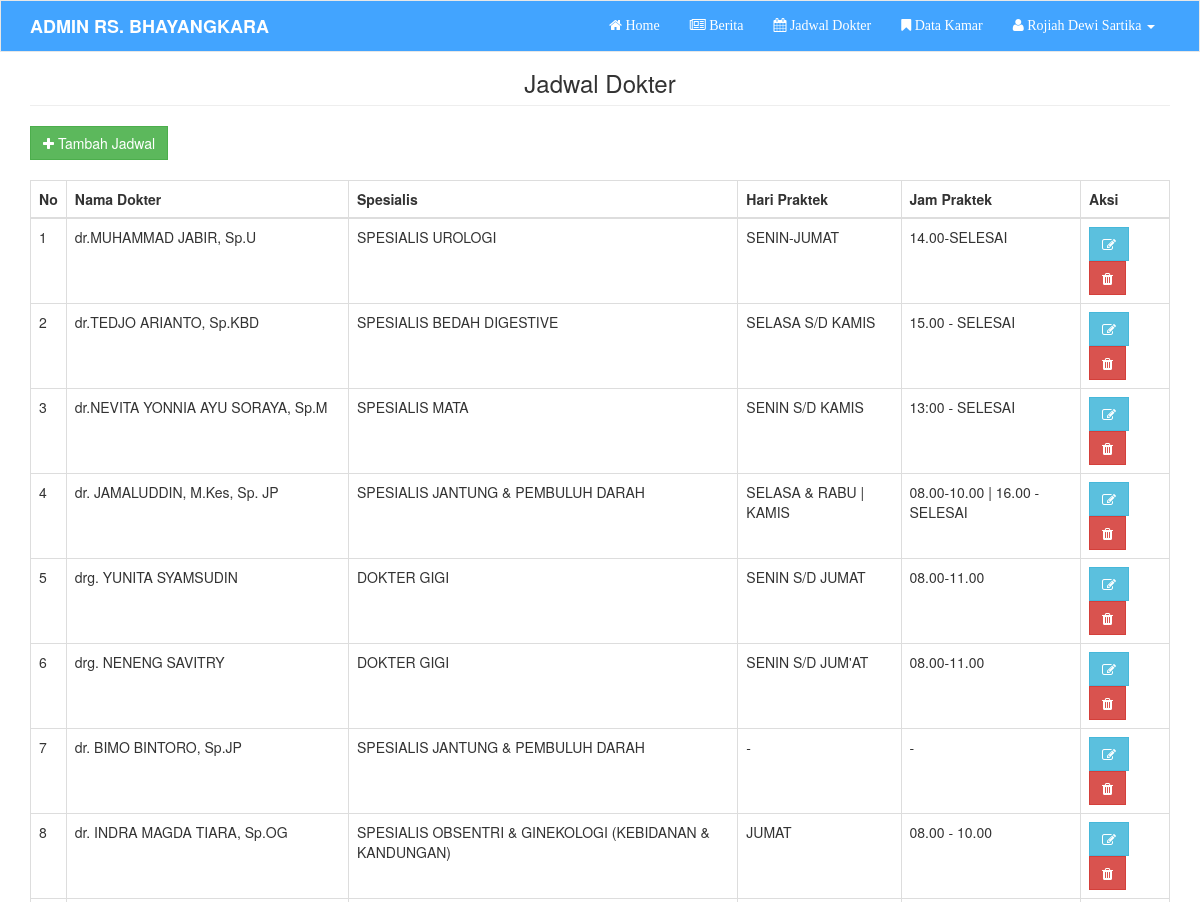
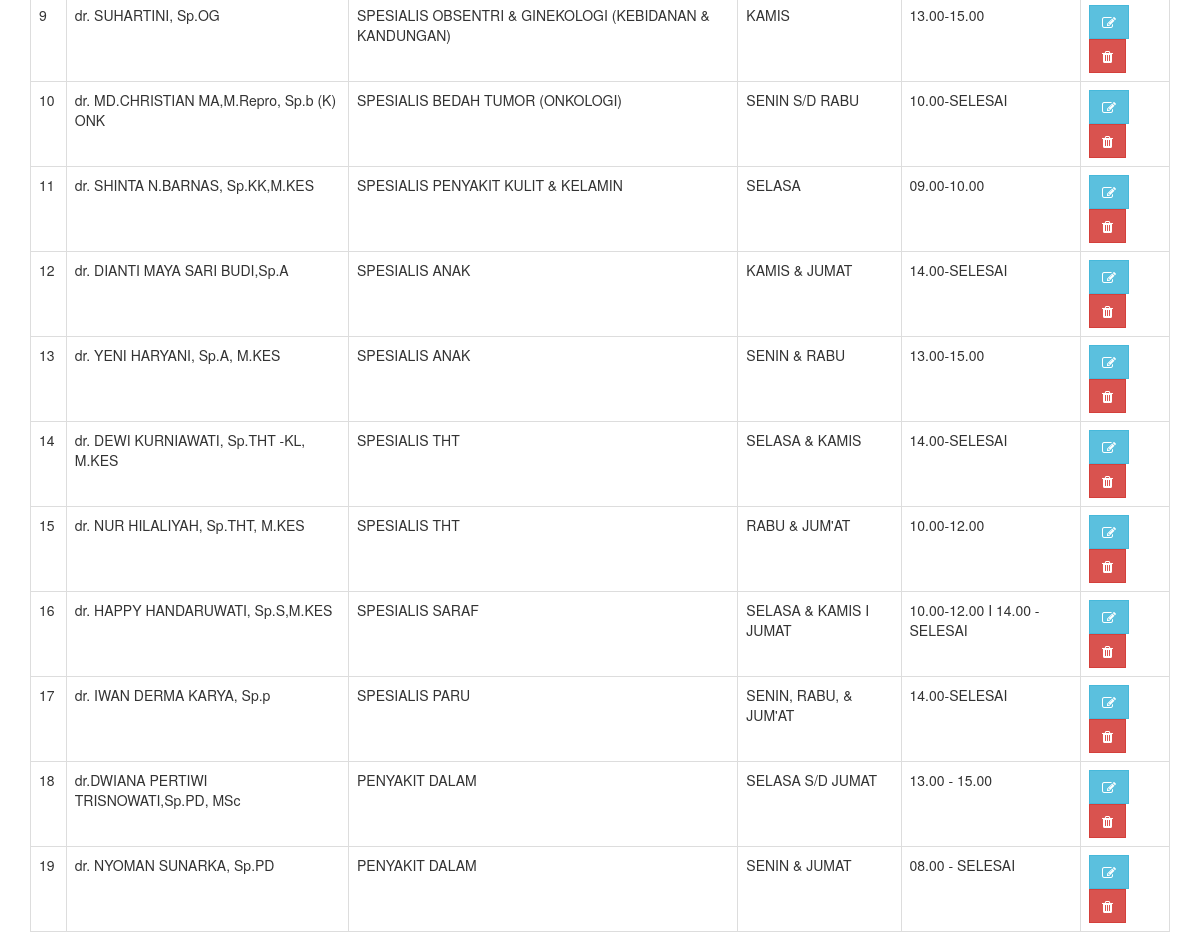
The page /admin/admin.php?hal=jadwal (signed in) on the database its author committed (2 pictures, top to bottom).
### tables this page shows
CREATE TABLE `jadwal_dokter` (
  `id_jadwal` int(10) NOT NULL,
  `nama_dokter` text NOT NULL,
  `spesialis` text NOT NULL,
  `hari_praktek` text NOT NULL,
  `jam_praktek` text NOT NULL
);

### admin/konten/jadwal.php (the view, shortened to what this page needs)
<div>
  <h3 class="page-header" align="center" style="margin-top:-2px;">Jadwal Dokter</h3>
  <a href="" data-toggle="modal" data-target="#modalku" class="btn btn-success" ><i class="fa fa-plus"></i> Tambah Jadwal</a>
  <div style="margin-top:20px;">
   <table class="table table-hover table-bordered" id="example">
  	<thead>
  	   <th>No</th>
  	   <th>Nama Dokter</th>
  	   <th>Spesialis</th>
  	   <th>Hari Praktek</th>
  	   <th>Jam Praktek</th>
  	   <th>Aksi</th>
  	</thead>
  	<tbody>
  	   <?php
  	   	 $s = $mysqli->query("SELECT * FROM jadwal_dokter ORDER BY id_jadwal DESC");
  	   	 $no = 1;
  	   	 while ($rs = $s->fetch_array()) {
  	   ?>
  	   <tr>
  	   	 <td><?php echo $no ?></td>
  	   	 <td><?php echo $rs['nama_dokter'] ?></td>
         <td><?php echo $rs['spesialis'] ?></td>
         <td><?php echo $rs['hari_praktek'] ?></td>
  	   	 <td><?php echo $rs['jam_praktek'] ?></td>
  	   	 <td>
  	   	   <a href="" data-toggle="modal" data-target="#edit_jadwal" onclick="edit_jadwal(<?php echo $rs['id_jadwal'] ?>)" class="btn btn-info"><i class="fa fa-edit"></i></a>
  	   	   <a href="?hal=jadwal&x=<?php echo $rs['id_jadwal'] ?>" onclick="return confirm('Hapus Data Jadwal ??')" class="btn btn-danger"><i class="fa fa-trash"></i></a>
  	   	 </td>
  	   </tr>
  	   <?php
  	       $no++;
  	   	 }
  	   ?>
  	</tbody>
   </table>
  </div>
</div>

### admin/admin.php (shortened to what this page needs)
<?php
	include "../koneksi.php";
	if (isset($_SESSION['admin_bhayangkara'])) {
		$id = base64_decode(base64_decode($_SESSION['admin_bhayangkara']));
		$a = $mysqli->query("SELECT * FROM admin WHERE id_admin = '$id' ");
		$row = $a->fetch_array();
	} else {
		die();
	}
?>
<!DOCTYPE html>
<html>
<head>
	<link rel="stylesheet" type="text/css" href="bootstrap/css/bootstrap.css">
	<link rel="stylesheet" type="text/css" href="bootstrap/font-awesome/css/font-awesome.css">
</head>
<body>
	<nav class="navbar navbar-default" style="border-radius:0px; background-color:#42a4ff;">
	  <div class="container">
	    <div class="navbar-header">
	      <a class="navbar-brand" href="#" style="color:#fff; font-weight:bold;">ADMIN RS. BHAYANGKARA</a>
	    </div>
	    <div class="collapse navbar-collapse" id="bs-example-navbar-collapse-1">
	      <ul class="nav navbar-nav navbar-right">
	        <li><a href="admin.php"><i class="fa fa-home"></i> Home</a></li>
	        <li><a href="?hal=berita"><i class="fa fa-newspaper-o"></i> Berita</a></li>
	        <li><a href="?hal=jadwal"><i class="fa fa-calendar"></i> Jadwal Dokter</a></li>
	        <li><a href="?hal=kamar"><i class="fa fa-bookmark"></i> Data Kamar</a></li>
	        <li class="dropdown">
	          <a href="#" class="dropdown-toggle" data-toggle="dropdown" role="button" aria-haspopup="true" aria-expanded="false"><i class="fa fa-user"></i> <?php echo $row['nama'] ?> <span class="caret"></span></a>
	        </li>
	      </ul>
	    </div>
	  </div>
	</nav>
	<div class="container">
	  <?php include "konten.php"; ?>
	</div>
</body>
</html>

### admin/konten.php (shortened to what this page needs)
<?php
  if (isset($_GET['hal'])) {
  	 $page = $_GET['hal'];
  } else {
  	 $page = null;
  }
  switch ($page) {
    case 'jadwal':
      include "konten/jadwal.php";
    break;
   }
?>

### admin/admin.php (style rules this page uses)
.navbar > .container > .collapse > .nav > li > a { color:#fff; font-family: Times New Roman; }
.btn { border-radius: 0px; }

### rows shown on the page
jadwal_dokter: nama_dokter "dr.MUHAMMAD JABIR, Sp.U", spesialis "SPESIALIS UROLOGI", hari_praktek "SENIN-JUMAT", jam_praktek "14.00-SELESAI"
jadwal_dokter: nama_dokter "dr.TEDJO ARIANTO, Sp.KBD", spesialis "SPESIALIS BEDAH DIGESTIVE", hari_praktek "SELASA S/D KAMIS", jam_praktek "15.00 - SELESAI"
jadwal_dokter: nama_dokter "dr.NEVITA YONNIA AYU SORAYA, Sp.M", spesialis "SPESIALIS MATA", hari_praktek "SENIN S/D KAMIS", jam_praktek "13:00 - SELESAI"
jadwal_dokter: nama_dokter "dr. JAMALUDDIN, M.Kes, Sp. JP", spesialis "SPESIALIS JANTUNG & PEMBULUH DARAH", hari_praktek "SELASA & RABU | KAMIS", jam_praktek "08.00-10.00 | 16.00 - SELESAI"
jadwal_dokter: nama_dokter "drg. YUNITA SYAMSUDIN", spesialis "DOKTER GIGI", hari_praktek "SENIN S/D JUMAT", jam_praktek "08.00-11.00"
jadwal_dokter: nama_dokter "drg. NENENG SAVITRY", spesialis "DOKTER GIGI", hari_praktek "SENIN S/D JUM'AT", jam_praktek "08.00-11.00"
jadwal_dokter: nama_dokter "dr. BIMO BINTORO, Sp.JP", spesialis "SPESIALIS JANTUNG & PEMBULUH DARAH", hari_praktek "-", jam_praktek "-"
jadwal_dokter: nama_dokter "dr. INDRA MAGDA TIARA, Sp.OG", spesialis "SPESIALIS OBSENTRI & GINEKOLOGI (KEBIDANAN & KANDUNGAN)", hari_praktek "JUMAT", jam_praktek "08.00 - 10.00"
jadwal_dokter: nama_dokter "dr. SUHARTINI, Sp.OG", spesialis "SPESIALIS OBSENTRI & GINEKOLOGI (KEBIDANAN & KANDUNGAN)", hari_praktek "KAMIS", jam_praktek "13.00-15.00"
jadwal_dokter: nama_dokter "dr. MD.CHRISTIAN MA,M.Repro, Sp.b (K) ONK", spesialis "SPESIALIS BEDAH TUMOR (ONKOLOGI)", hari_praktek "SENIN S/D RABU", jam_praktek "10.00-SELESAI"
jadwal_dokter: nama_dokter "dr. SHINTA N.BARNAS, Sp.KK,M.KES", spesialis "SPESIALIS PENYAKIT KULIT & KELAMIN", hari_praktek "SELASA", jam_praktek "09.00-10.00"
jadwal_dokter: nama_dokter "dr. DIANTI MAYA SARI BUDI,Sp.A", spesialis "SPESIALIS ANAK", hari_praktek "KAMIS & JUMAT", jam_praktek "14.00-SELESAI"
jadwal_dokter: nama_dokter "dr. YENI HARYANI, Sp.A, M.KES", spesialis "SPESIALIS ANAK", hari_praktek "SENIN & RABU", jam_praktek "13.00-15.00"
jadwal_dokter: nama_dokter "dr. DEWI KURNIAWATI, Sp.THT -KL, M.KES", spesialis "SPESIALIS THT", hari_praktek "SELASA & KAMIS", jam_praktek "14.00-SELESAI"
jadwal_dokter: nama_dokter "dr. NUR HILALIYAH, Sp.THT, M.KES", spesialis "SPESIALIS THT", hari_praktek "RABU & JUM'AT", jam_praktek "10.00-12.00"
jadwal_dokter: nama_dokter "dr. HAPPY HANDARUWATI, Sp.S,M.KES", spesialis "SPESIALIS SARAF", hari_praktek "SELASA & KAMIS I JUMAT", jam_praktek "10.00-12.00 I 14.00 - SELESAI"
jadwal_dokter: nama_dokter "dr. IWAN DERMA KARYA, Sp.p", spesialis "SPESIALIS PARU", hari_praktek "SENIN, RABU, & JUM'AT", jam_praktek "14.00-SELESAI"
jadwal_dokter: nama_dokter "dr.DWIANA PERTIWI TRISNOWATI,Sp.PD, MSc", spesialis "PENYAKIT DALAM", hari_praktek "SELASA S/D JUMAT", jam_praktek "13.00 - 15.00"
jadwal_dokter: nama_dokter "dr. NYOMAN SUNARKA, Sp.PD", spesialis "PENYAKIT DALAM", hari_praktek "SENIN & JUMAT", jam_praktek "08.00 - SELESAI"

### other values the page prints
$row['nama'] "Rojiah Dewi Sartika"
